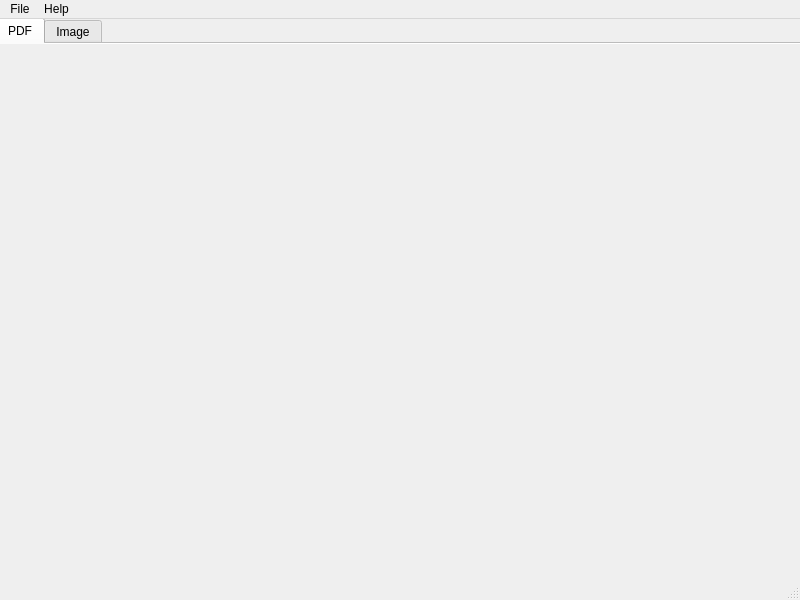
<?xml version="1.0" encoding="UTF-8"?>
<ui version="4.0">
 <class>MainWindow</class>
 <widget class="QMainWindow" name="MainWindow">
  <property name="geometry">
   <rect>
    <x>0</x>
    <y>0</y>
    <width>800</width>
    <height>600</height>
   </rect>
  </property>
  <property name="windowTitle">
   <string>MainWindow</string>
  </property>
  <widget class="QWidget" name="centralwidget">
   <widget class="QTabWidget" name="tabWidget">
    <property name="geometry">
     <rect>
      <x>-4</x>
      <y>-1</y>
      <width>811</width>
      <height>581</height>
     </rect>
    </property>
    <property name="currentIndex">
     <number>0</number>
    </property>
    <property name="elideMode">
     <enum>Qt::ElideNone</enum>
    </property>
    <property name="documentMode">
     <bool>true</bool>
    </property>
    <property name="tabsClosable">
     <bool>false</bool>
    </property>
    <widget class="QWidget" name="tabPdf">
     <attribute name="title">
      <string>PDF</string>
     </attribute>
    </widget>
    <widget class="QWidget" name="tabImage">
     <attribute name="title">
      <string>Image</string>
     </attribute>
    </widget>
   </widget>
  </widget>
  <widget class="QMenuBar" name="menubar">
   <property name="geometry">
    <rect>
     <x>0</x>
     <y>0</y>
     <width>800</width>
     <height>21</height>
    </rect>
   </property>
   <widget class="QMenu" name="menuFile">
    <property name="title">
     <string>File</string>
    </property>
    <widget class="QMenu" name="menuChoose_Custom_Installation_Path">
     <property name="title">
      <string>Choose Custom Installation Path</string>
     </property>
     <addaction name="actionwkhtmltopdf"/>
     <addaction name="actionwkhtmltoimage"/>
    </widget>
    <addaction name="menuChoose_Custom_Installation_Path"/>
    <addaction name="actionQuit"/>
   </widget>
   <widget class="QMenu" name="menuHelp">
    <property name="title">
     <string>Help</string>
    </property>
    <addaction name="actionAbout"/>
   </widget>
   <addaction name="menuFile"/>
   <addaction name="menuHelp"/>
  </widget>
  <widget class="QStatusBar" name="statusbar"/>
  <action name="actionAbout">
   <property name="text">
    <string>About</string>
   </property>
  </action>
  <action name="actionQuit">
   <property name="text">
    <string>Quit</string>
   </property>
  </action>
  <action name="actionwkhtmltopdf">
   <property name="text">
    <string>wkhtmltopdf</string>
   </property>
  </action>
  <action name="actionwkhtmltoimage">
   <property name="text">
    <string>wkhtmltoimage</string>
   </property>
  </action>
 </widget>
 <resources/>
 <connections/>
</ui>
